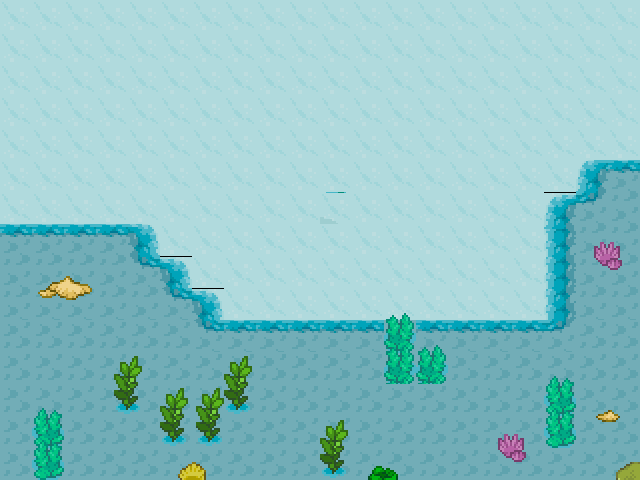

A level layout from a 2D game, rendered from its tile map. Below: a short description, then the map file with tile-grid data replaced by summaries:
An orthogonal 20x15 tile map with 32x32 px tiles, 4 tile layers (base, mid, ipj, front).

<map version="1.0" orientation="orthogonal" renderorder="right-down" width="20" height="15" tilewidth="32" tileheight="32" nextobjectid="1">
 <tileset firstgid="1" name="floor_pad" tilewidth="32" tileheight="32" tilecount="1024" columns="32">
  <image source="floor_pad.png" width="1024" height="1024" />
 </tileset>
 <layer name="base" width="20" height="15">
  <data>[300 cells, 300 non-empty, 34 distinct tile ids]</data>
 </layer>
 <layer name="mid" width="20" height="15">
  <data>[300 cells, 53 non-empty, 44 distinct tile ids]</data>
 </layer>
 <layer name="ipj" width="20" height="15">
  <data>[300 cells, 0 non-empty, 0 distinct tile ids]</data>
 </layer>
 <layer name="front" width="20" height="15">
  <data>[300 cells, 0 non-empty, 0 distinct tile ids]</data>
 </layer>
</map>
